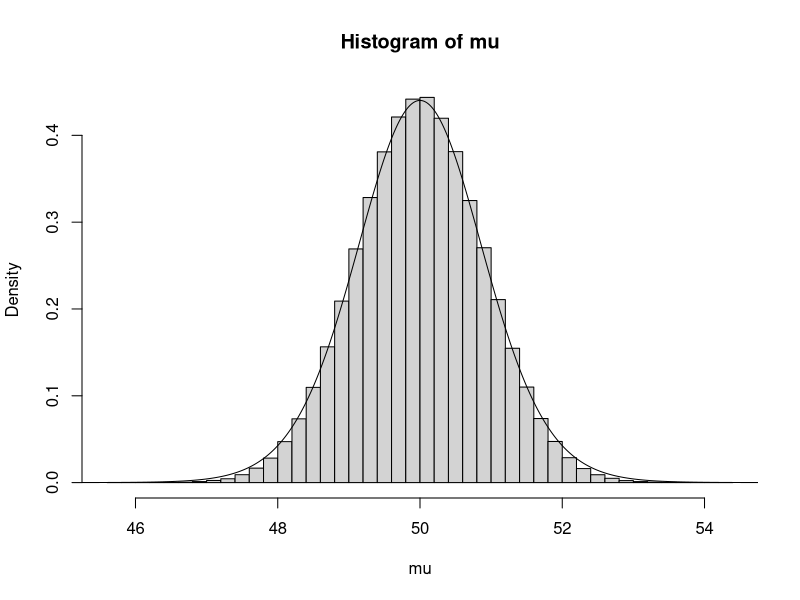
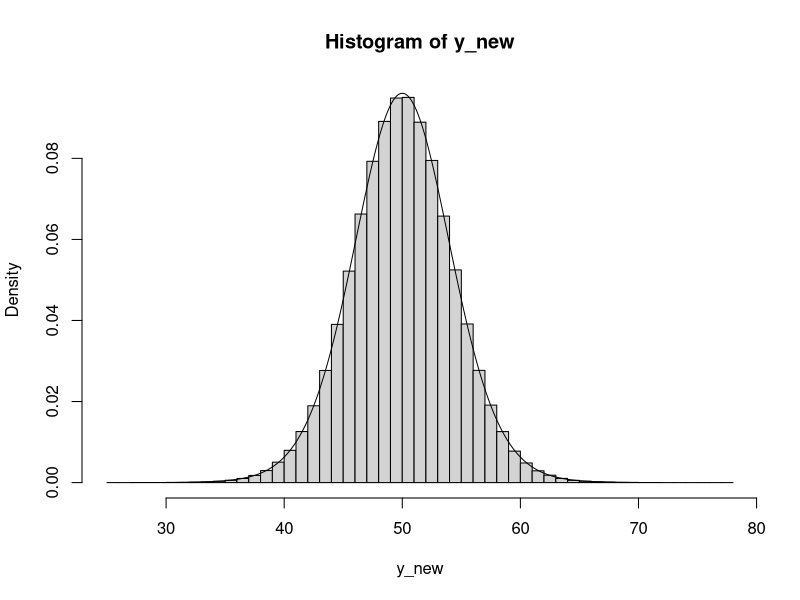
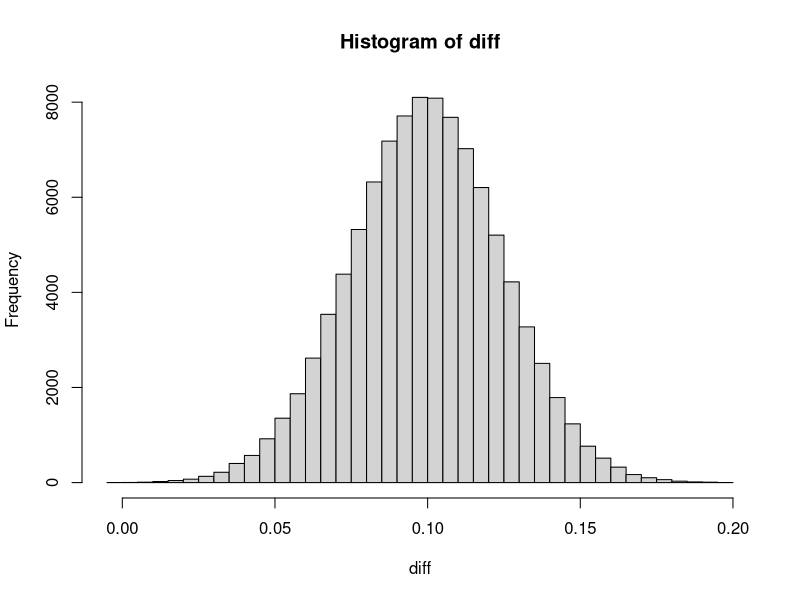
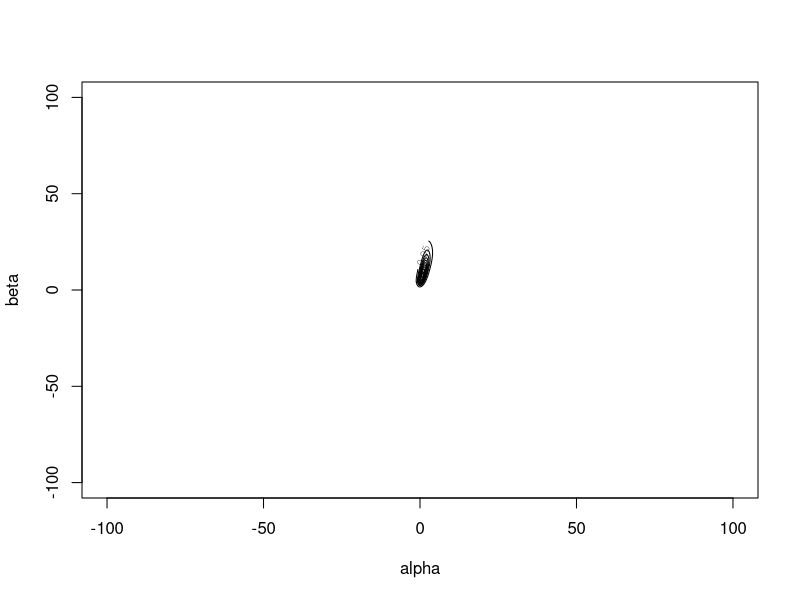
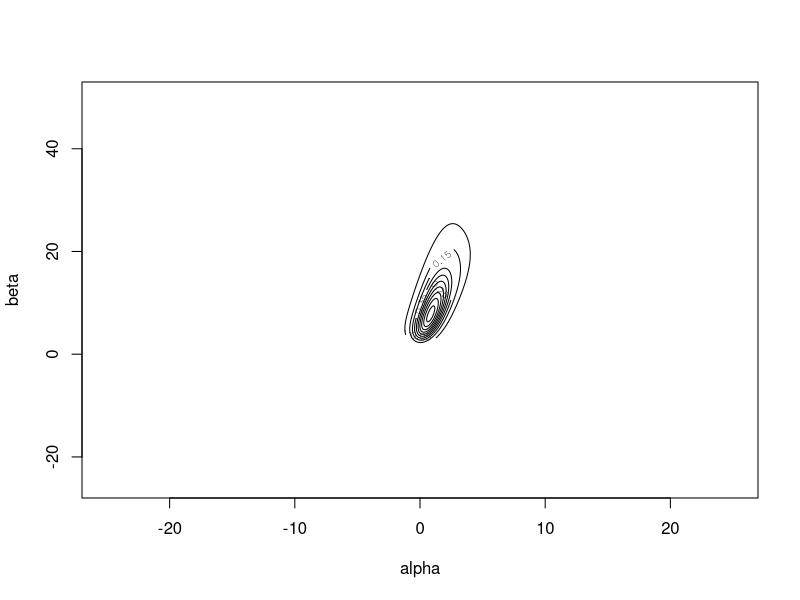
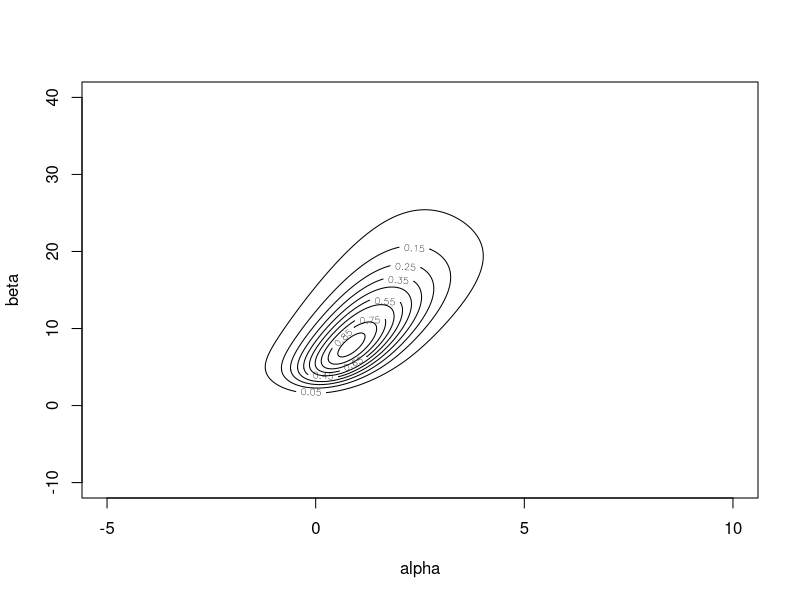
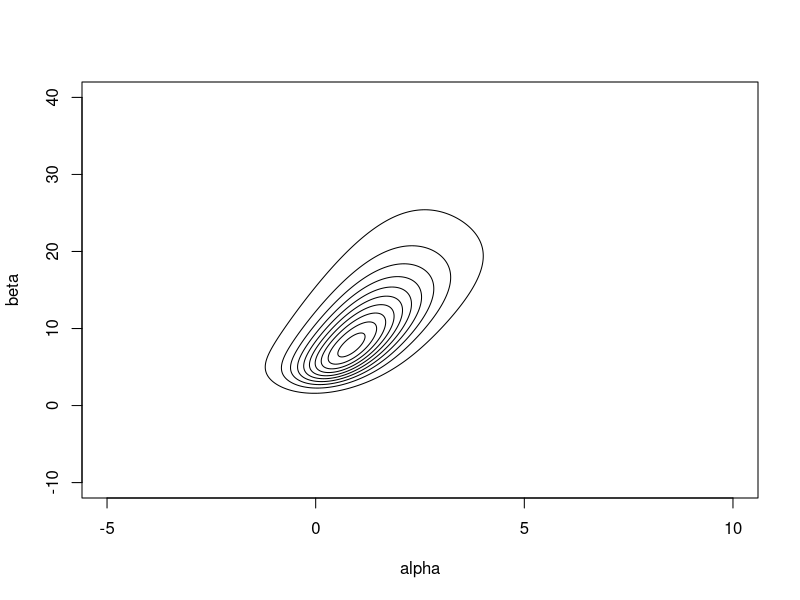
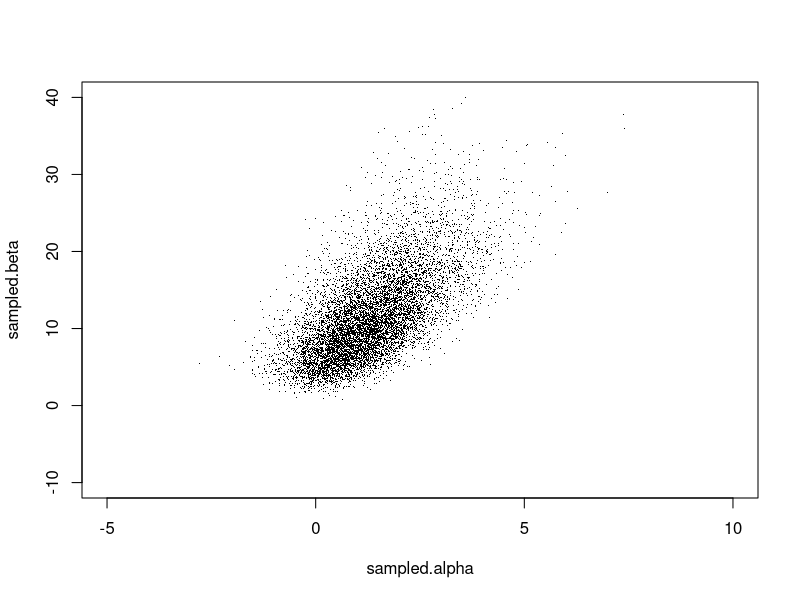

Generate these figures, in order, with R:
#Normal Data with unknown mean and variance
#Non-Informatiive Prior

n=20
y_bar=50
s2=16

sim=1000000

ch=rchisq(sim, df=n-1)
sig2 = (n-1)*s2/ch

mu=rnorm(sim, mean=y_bar, sd = sqrt(s2/n))

hist(mu, breaks=50, freq=F)


z=seq(30,70,length=1000001)
x=(z-y_bar)/sqrt(s2/n)
lines(z, dt(x, df=n-1)/sqrt(s2/n))

y_new=rnorm(sim, mean=mu, sd=sqrt(sig2))
hist(y_new, breaks=50, freq=F)

x2=(z-y_bar)/sqrt(s2*(1+1/n))
lines(z, dt(x2, df=n-1)/sqrt(s2*(1+1/n)))


#Multinomial Data
#Dirichlet Prior
#Election Example

library(gtools)
sim=rdirichlet(100000, c(728, 584, 138))
diff=sim[,1]-sim[,2]
hist(diff, breaks=30)
sum(sim[,1]-sim[,2]>0)/100000


#Bioassay

# Store Data
bioassay <- data.frame(cbind(x = c(-0.86, -0.30, -0.05, 0.73),
                             n = c(5, 5, 5, 5),
                             y = c(0, 1, 3, 5),
                             y.mod = c(0.5, 1, 3, 4.5)))


logit <- function(x) {
  log(x / (1 - x))
}
 
inv_logit <- function(x) {
  (exp(x)) / (1 + exp(x))
}

posterior <- function(a, b) {
	temp <- 1
	x <- bioassay$x
	y <- bioassay$y
	n <- bioassay$n
	for (i in 1: length(x)) {
	  temp <- temp * (inv_logit(a + (b * x[i]))^y[i]) * ((1 - inv_logit(a + (b * x[i])))^(n[i] - y[i]))
  }
	temp
}


posterior_contour <- function(alpha_min, 
                              alpha_max, 
                              grid_size_alpha, 
                              beta_min, 
                              beta_max, 
                              grid_size_beta, 
                              drawlabels = TRUE) {
  alpha <- seq(alpha_min, alpha_max, length = grid_size_alpha) # Generate a list of alpha values
  beta <- seq(beta_min, beta_max, length = grid_size_beta) # Generate a list of beta values
  post.dens <- outer(alpha, beta, "posterior") # Evaluate the posterior density and all possible combinations of alpha and beta values.  
  scaled.dens <- post.dens / max(post.dens) # Rescale the posterior so values are now relative to height of posterior mode. 
  contour(alpha,
          beta,
          scaled.dens,
          levels = c(0.05, 0.15, 0.25, 0.35, 0.45, 0.55, 0.65, 0.75, 0.85, 0.95),
          xlab = "alpha", 
          ylab = "beta",
          drawlabels = drawlabels) # Draw contour plot. 
}

posterior_contour(-100, 100, 2001, -100, 100, 2001)
posterior_contour(-25, 25, 2001, -25, 50, 2001)
posterior_contour(-5, 10, 2001, -10, 40, 2001)
posterior_contour(-5, 10, 2001, -10, 40, 2001, FALSE)


##Sampling from the joint posterior

posterior_sample=function(alpha_min, alpha_max, grid_size_alpha, beta_min, beta_max, grid_size_beta, nsim){
	alpha<-seq(alpha_min,alpha_max,length=grid_size_alpha) # Generate a list of alpha values
	beta<-seq(beta_min,beta_max,length=grid_size_beta) # Generate a list of beta values
	post.dens<-outer(alpha,beta,"posterior") # Evaluate the posterior density and all possible combinations of alpha and beta values.  
	scaled.dens<-post.dens / max(post.dens) # Rescale the posterior so values are now relative to height of posterior mode. 
	normalized.dens = scaled.dens / sum(scaled.dens) # Makes sure our discrete probability density sums to 1
	marg.alpha<-rowSums(normalized.dens)
	#Sample 'nsim' values of alpha and beta
	sampled.alpha<-NULL #Define a vector to hold our alpha values
	sampled.beta<-NULL #Define a vector to hold out beta values
	alpha_width=(alpha_max-alpha_min)/(grid_size_alpha-1)
	beta_width=(beta_max-beta_min)/(grid_size_beta-1)
	for(i in 1:nsim){
		temp.alpha<-sample(alpha,1,marg.alpha,replace=TRUE) #Generate a value of alpha from the marginal of alpha
		j<-((temp.alpha - alpha_min)/alpha_width) + 1 #Translate the obtained alpha to the appropriate row of our grid
		conditional.beta<-normalized.dens[j,] / sum(normalized.dens[j,]) # Calculate the condition distribution of beta, conditional on the obtained value of alpha
		temp.beta<-sample(beta,1,conditional.beta,replace=TRUE) # Obtain a beta from the conditional distribution of beta
		temp.alpha<-temp.alpha + runif(1,-alpha_width/2,alpha_width/2) # Add some noise to try to undiscretize the posterior
		temp.beta<-temp.beta + runif(1,-beta_width/2,beta_width/2)
		sampled.alpha<-c(sampled.alpha, temp.alpha) # Add the generated alpha to the list of previously generated alpha
		sampled.beta<-c(sampled.beta, temp.beta)}
	data.frame(sampled.alpha, sampled.beta)
}
sims=posterior_sample(-5, 10, 2001, -10, 40, 2001, 10000)
plot(sims, xlim=c(-5,10), ylim=c(-10,40), pch='.')


# Posterior Distribution of LD50 # LD50 is the dose at which the death rate is 50%, only makes sense for beta>0.
LD50 <- (-sims$sampled.alpha[sims$sampled.beta > 0] / sims$sampled.beta[sims$sampled.beta>0])
hist(LD50,br=35)

# Posterior Predictive distribution for a dose level x = 0.25, n = 5
# y~Bin(5,theta)
# logit(theta) = alpha + beta*x
theta <- inv_logit(sims$sampled.alpha + (sims$sampled.beta * 0.25))
y<-rbinom(1000,5,theta)
barplot(table(y))


